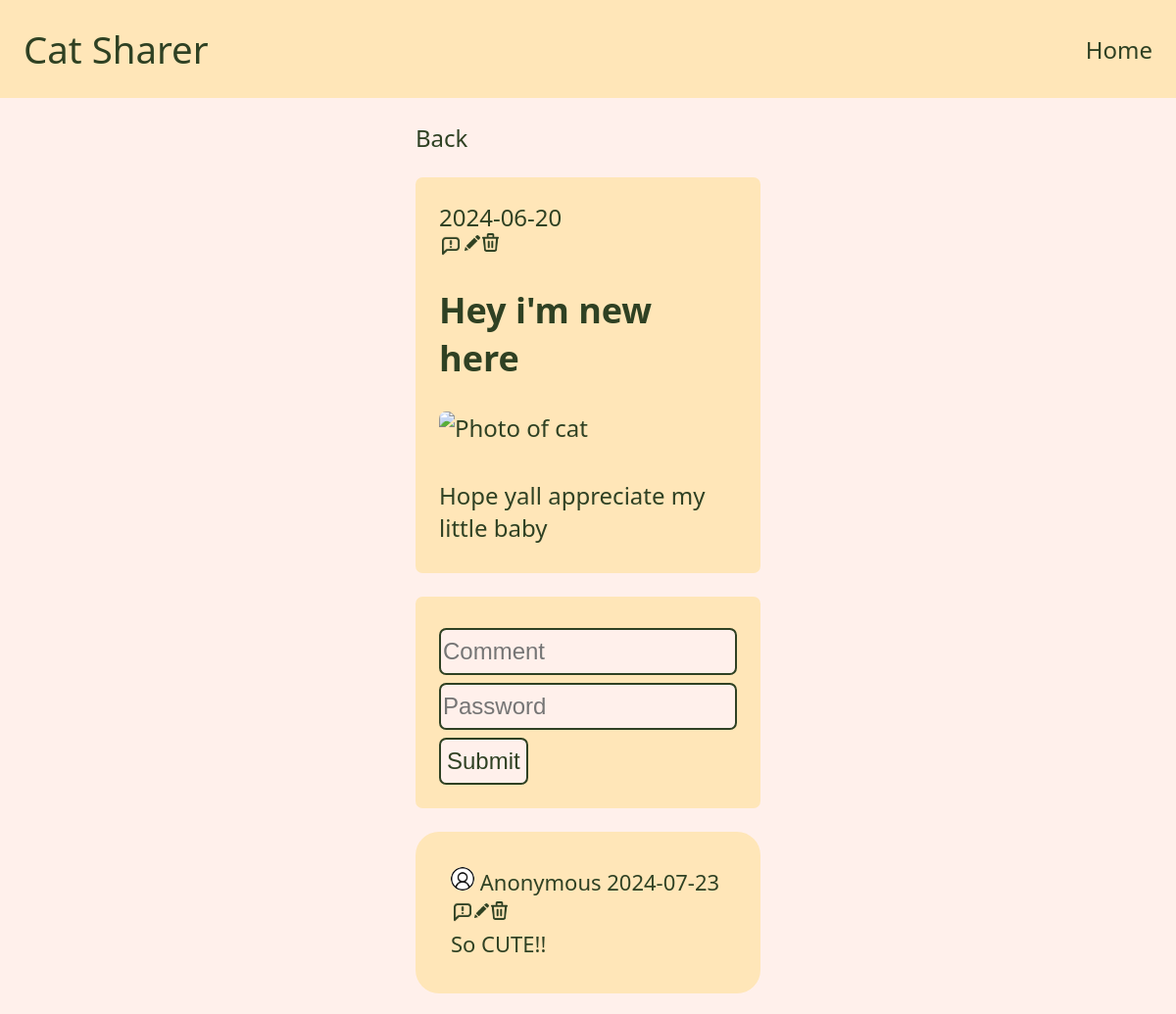
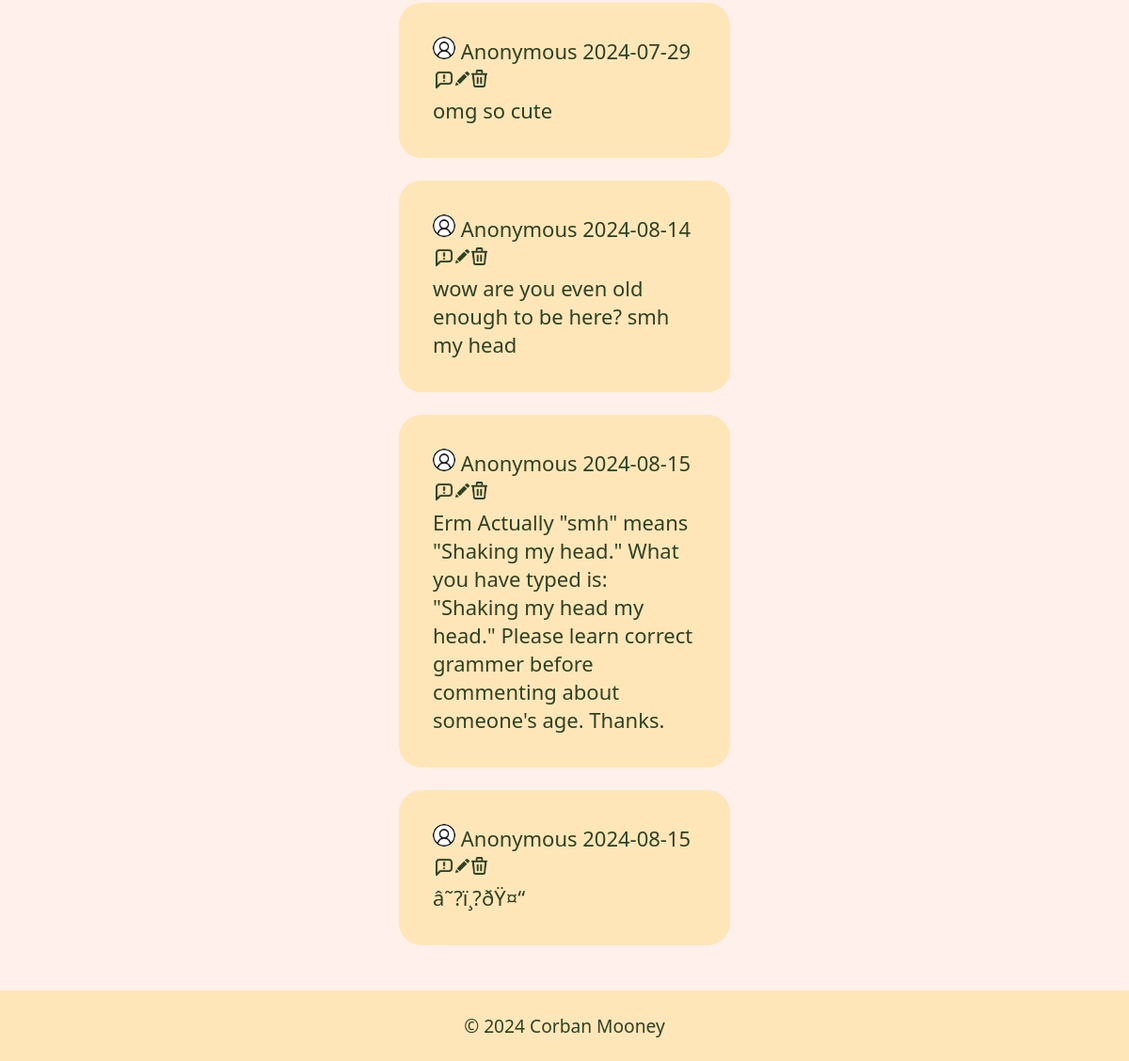
Screenshot of /site/viewPost.php?id=2 with the database file from the repository (2 pictures, top to bottom).
### tables this page shows
CREATE TABLE `Uploads` (
  `id` bigint NOT NULL AUTO_INCREMENT,
  `title` varchar(50) NOT NULL,
  `image_data` longblob NOT NULL,
  `image_type` varchar(50) NOT NULL,
  `uploaded` date NOT NULL,
  `descript` varchar(250) NOT NULL,
  `pass` varchar(25) NOT NULL,
  PRIMARY KEY (`id`)
);

CREATE TABLE `Comments` (
  `code` bigint NOT NULL AUTO_INCREMENT,
  `id` bigint NOT NULL,
  `words` varchar(250) NOT NULL,
  `cDate` date NOT NULL,
  `cPass` varchar(25) NOT NULL,
  PRIMARY KEY (`code`),
  KEY `id` (`id`),
  CONSTRAINT `Comments_ibfk_3` FOREIGN KEY (`id`) REFERENCES `Uploads` (`id`) ON DELETE CASCADE ON UPDATE RESTRICT
);

### site/viewPost.php (the view, shortened to what this page needs)
<?php
include 'partials/top.php';
$postId = $_GET['id'] ?? '';
$db = connectToDB();
$query = 'SELECT id, title, uploaded, descript FROM Uploads WHERE id = ?';
try {
    $stmt = $db->prepare($query);
    $stmt->execute([$postId]);
    $post = $stmt->fetch();
}
catch (PDOException $e) {
    consoleLog($e->getMessage(), 'DB List Fetch', ERROR);
    die('There was an error getting data from the database');
}
echo '<a href="index.php">Back</a> <br>';
echo '<ul id="post-view">';
echo '<p>' . $post['uploaded'] . '</p>';
echo '<div id="postLinks" style="display: flex;">
                           <a href="formReport.php?id='     . $postId . '" title="Report"> <img src="images/report.png" style="width: 24px; border-radius: 0px;" > </a>
                           <a href="formEditPost.php?id='   . $postId . '" title="Edit">   <img src="images/edit.png"   style="width: 20px; border-radius: 0px; padding: 2px 2px 0px 2px;" > </a>
                           <a href="formDeletePost.php?id=' . $postId . '" title="Delete"> <img src="images/trash.png"  style="width: 17px; border-radius: 0px;" > </a></div>';
echo '<h2> ' . $post['title'] . '</h2>';
echo '<img src="load-thing-image.php?id=' . $postId . '" alt="Photo of cat" ><br>';
echo '<h4>' . $post['descript'] . '</h4>';
echo '</ul>';
$query = 'SELECT code, words, cDate FROM Comments WHERE id = ?';
try {
    $stmt = $db->prepare($query);
    $stmt->execute([$postId]);
    $comments = $stmt->fetchAll();
}
catch (PDOException $e) {
    consoleLog($e->getMessage(), 'DB List Fetch', ERROR);
    die('There was an error getting data from the database');
}
?>
<form method = 'post' action = <?php echo 'addComment.php?id=' . $postId ?>>
        <input name = 'words'
               type = 'text'
               placeholder = 'Comment'
               required>
        <input name = 'password'
               type = 'password'
               placeholder = 'Password'
               required
               oninvalid="this.setCustomValidity('A password is required')"
               oninput="this.setCustomValidity('')">
        <input type="submit"
               value="Submit">
</form>
<?php
foreach ($comments as $comment) {
    echo  '<li>';
    echo  '<ul id="comment">';
    echo  '<img src="images/User.png" style="height: 1rem; width: 1rem;">';
    echo  ' Anonymous ' . $comment['cDate'];
    echo  '<br>';
    echo  '<div id="postLinks" style="display: flex;">
           <a href="formCommentReport.php?code=' . $comment['code'] . '&id=' . $postId . '" title="Report"> <img src="images/report.png" style="width: 24px; background-color: transparent; border-radius: 0px; padding-top: 3px;" > </a>
           <a href="formCommentEdit.php?code='   . $comment['code'] . '&id=' . $postId . '" title="Edit"  > <img src="images/edit.png"   style="width: 17px; background-color: transparent; border-radius: 0px; padding: 0px 2px 2px 0px;" > </a>
           <a href="formDeleteComment.php?code=' . $comment['code'] . '&id=' . $postId . '" title="Delete" > <img src="images/trash.png" style="width: 17px; background-color: transparent; border-radius: 0px;" > </a>';
    echo  '</div>';
    echo  $comment['words'];
    echo  '</ul></li>';
}
include 'partials/bottom.php';

### site/partials/top.php (shortened to what this page needs)
<?php
$page = basename($_SERVER['SCRIPT_NAME']);
?>
<!DOCTYPE html>
<html lang="en">
<head>
    <link rel="stylesheet" href="css/styles.css" >
</head>
<body>
    <header>
        <h1> <a href = 'index.php'><?= SITE_NAME ?></a> </h1>
        <nav>
            <a href = 'index.php'     class='<?= $page=='index.php'     ? 'active' : '' ?>'>Home</a>
        </nav>
    </header>
<main>

### site/partials/bottom.php
</main>
<footer>
    &copy; <?= date('Y') ?> Corban Mooney
</footer>
</body>
</html>

### site/css/styles.css (style rules this page uses)
* { box-sizing: border-box; }
html { font-family: system-ui, -apple-system, BlinkMacSystemFont, 'Segoe UI', Roboto, Oxygen, Ubuntu, Cantarell, 'Open Sans', 'Helvetica Neue', sans-serif; font-size: 24px; }
body { display: flex; background-color: #FFF0EB; color: #2F4123; margin: 0; min-height: 100vh; flex-direction: column; align-items: center; }
header { position: sticky; top: 0; display: flex; justify-content: space-between; align-items: center; padding: 1rem; background-color: #FFE6B8; color: #2F4123; border-bottom: none; width: 100%; }
header h1 { margin: 0; font-size: 1.6rem; font-weight: normal; }
header a { color: #2F4123; text-decoration: none; cursor: default; }
main { align-items: center; flex: 1; padding: 1rem; max-width: 400px; }
main a { color: #2F4123; text-decoration: none; }
nav { display: flex; gap: 2rem; }
nav a { color: #2F4123; text-decoration: none; }
ul { list-style: none; padding: 3px; width: max-content; margin: 1rem auto; }
li { list-style: none; }
#post-view { display: block; margin-bottom: 0.3rem; width: 100%; justify-content: center; gap: 0rem; background-color: #FFE6B8; border-radius: 0.3rem; list-style-type: none; margin-left: 0rem; text-decoration: none; padding: 1rem 1rem; word-wrap: break-word }
#post-view img { display: flex; width: 100%; border-radius: 0.3rem; }
#post-view h4 { display: flex; width: 100%; margin-top: 3px; margin-bottom: 6px; font-weight: normal; }
#post-view p { margin: 0px; }
#comment { padding: 1.5rem; background-color: #FFE6B8; border-radius: 1rem; width: 370px; max-width: 100%; font-size: 22px; word-wrap: break-word }
#comment img { background-color: white; border-radius: 100%; }
form { width: 100%; max-width: 100%; margin: 1rem auto; padding: 1rem; background-color: #FFE6B8; border-radius: 0.3rem; }
input[type=text], input[type=email], input[type=password] { width: 100%; height: 2rem; margin: 8px 0; box-sizing: border-box; border-radius: 0.3rem; background-color: #FFF0EB; color: #2F4123; outline: none; border: 2px solid #2F4123; max-width: 100%; }
input[type=submit] { width: auto; height: 2rem; box-sizing: border-box; border-radius: 0.3rem; background-color: #FFF0EB; color: #2F4123; outline: none; border: 2px solid #2F4123; }
input, select { display: block; font-size: inherit; }
footer { padding: 1rem; text-align: center; background-color: #FFE6B8; font-size: 0.8rem; color: #2F4123; width: 100%; }

### rows the page displays
uploads: uploaded "2024-06-20", title "Hey i'm new here", descript "Hope yall appreciate my little baby"
comments: cDate "2024-07-23", words "So CUTE!!"
comments: cDate "2024-07-29", words "omg so cute"
comments: cDate "2024-08-14", words "wow are you even old enough to be here? smh my head"
comments: cDate "2024-08-15", words "Erm Actually \"smh\" means \"Shaking my head.\" What you have typed is: \"Shaking my head my head.\" Please learn correct grammer before commenting about someone's age. Thanks."
comments: cDate "2024-08-15", words "â˜?ï¸?ðŸ¤“"

### other values shown
SITE_NAME "Cat Sharer"
